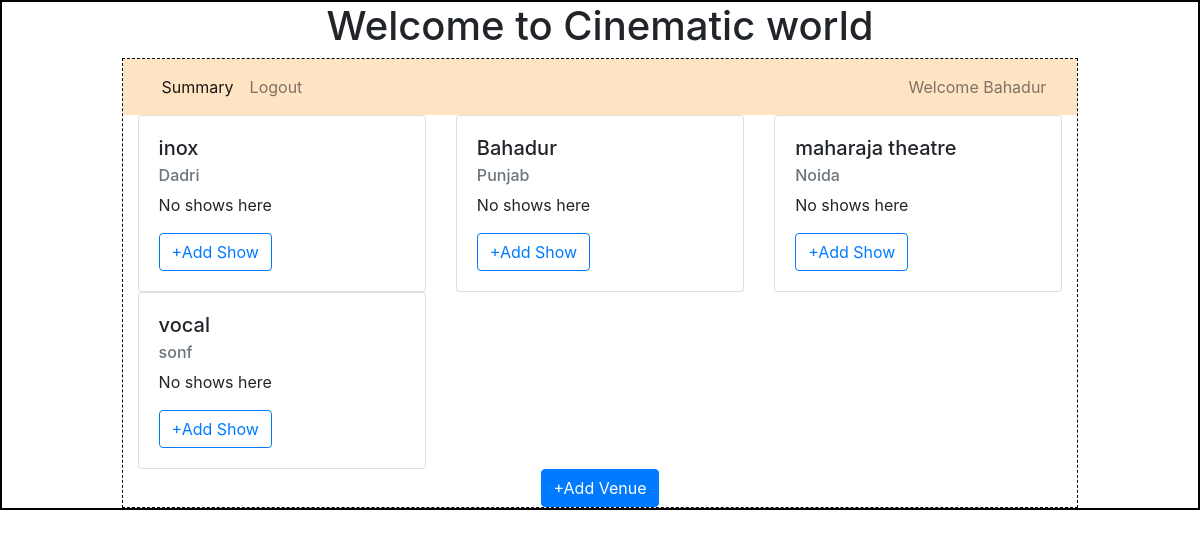
Screenshot of /admin/Bahadur with the database file from the repository.
### backend/models.py (models this page shows)
class Theatre(db.Model):
    __tablename__="theatre"
    id=db.Column(db.Integer,primary_key=True)
    name=db.Column(db.String,nullable=False)
    location=db.Column(db.String,nullable=False)
    capacity=db.Column(db.Integer,nullable=False)
    pincode=db.Column(db.Integer,nullable=False)
    shows=db.relationship("Show",cascade="all, delete",backref="theatre",lazy=True)#theatre can access all of his shows

### backend/controllers.py (the view)
@app.route("/admin/<name>")
def admin(name):
    theatres=get_theatres()
    return render_template("admin_dashboard.html",name=name,theatres=theatres)

### backend/controllers.py (called while the page is built)
def get_theatres():
    theatres=Theatre.query.all()
    return theatres

### templates/admin_dashboard.html
{%extends "admin_layout.html"%}>
{%block content%}
            <div class="container">
              {%if theatres%}
                <div class="row">
                  {%for theatre in theatres%}
                  <div class="col">
                    <div class="card" style="width: 18rem;">
                        <div class="card-body">
                          <h5 class="card-title">{{theatre.name}}</h5>
                          <h6 class="card-subtitle mb-2 text-muted">{{theatre.location}}</h6>
                          {%if theatre.shows%}
                          <table>
                            <tr><th>ID</th><th>Name</th><th>Date/Time</th></tr>
                            {%for show in theatre.shows%}
                            <tr><td>{{show.id}}</td><td>{{show.name}}</td><td>{{show.date_time}}</td></tr>
                            {%endfor%}
                          </table>
                          {%else%}
                          <p>No shows here</p>
                          {%endif%}
                          <button type="button" class="btn btn-outline-primary">+Add Show</button>
                        </div>
                      </div>
                  </div>
                  {%endfor%}
                </div>
                {%else%}
                  <h3 class="center">No venues are available</h3>
                {%endif%}
              </div>
              <center><a href="/venue/{{name}}" type="button" class="btn btn-primary">+Add Venue</a></center>
{%endblock%}

### templates/admin_layout.html (shortened to what this page needs)
<!DOCTYPE html>
<html lang="en">
<head>
    <link rel="stylesheet" href="/static/styles/main.css">
    <link rel="stylesheet" href="https://cdn.jsdelivr.net/npm/bootstrap@4.0.0/dist/css/bootstrap.min.css">
</head>
<body>
    <div class="my_container">
        <h1><center> Welcome to Cinematic world</h1></center>
        <div class="my_panel">
            <nav class="navbar navbar-expand-lg navbar-light" style="background-color: bisque;">
                <div class="container-fluid">
                    <ul class="navbar-nav me-auto mb-2 mb-lg-0">
                      <li class="nav-item">
                        <a class="nav-link active" aria-current="page" href="#">Summary</a>
                      </li>
                      <li class="nav-item">
                        <a class="nav-link" href="/login">Logout</a>
                      </li>
                    </ul>
                    <span class="navbar-text">
                      Welcome {{name}}
                    </span>
                </div>
            </nav>
            {%block content%}
            {%endblock%}
        </div>
    </div>
</body>
</html>

### static/styles/main.css (style rules this page uses)
.my_container { border: 2px solid black; }
.my_panel { width: 80%; margin: auto; height: auto; border: 1px dashed black; }

### rows the page displays
Theatre: name "Bahadur", location "Punjab"
Theatre: name "inox", location "Dadri"
Theatre: name "maharaja theatre", location "Noida"
Theatre: name "vocal", location "sonf"
